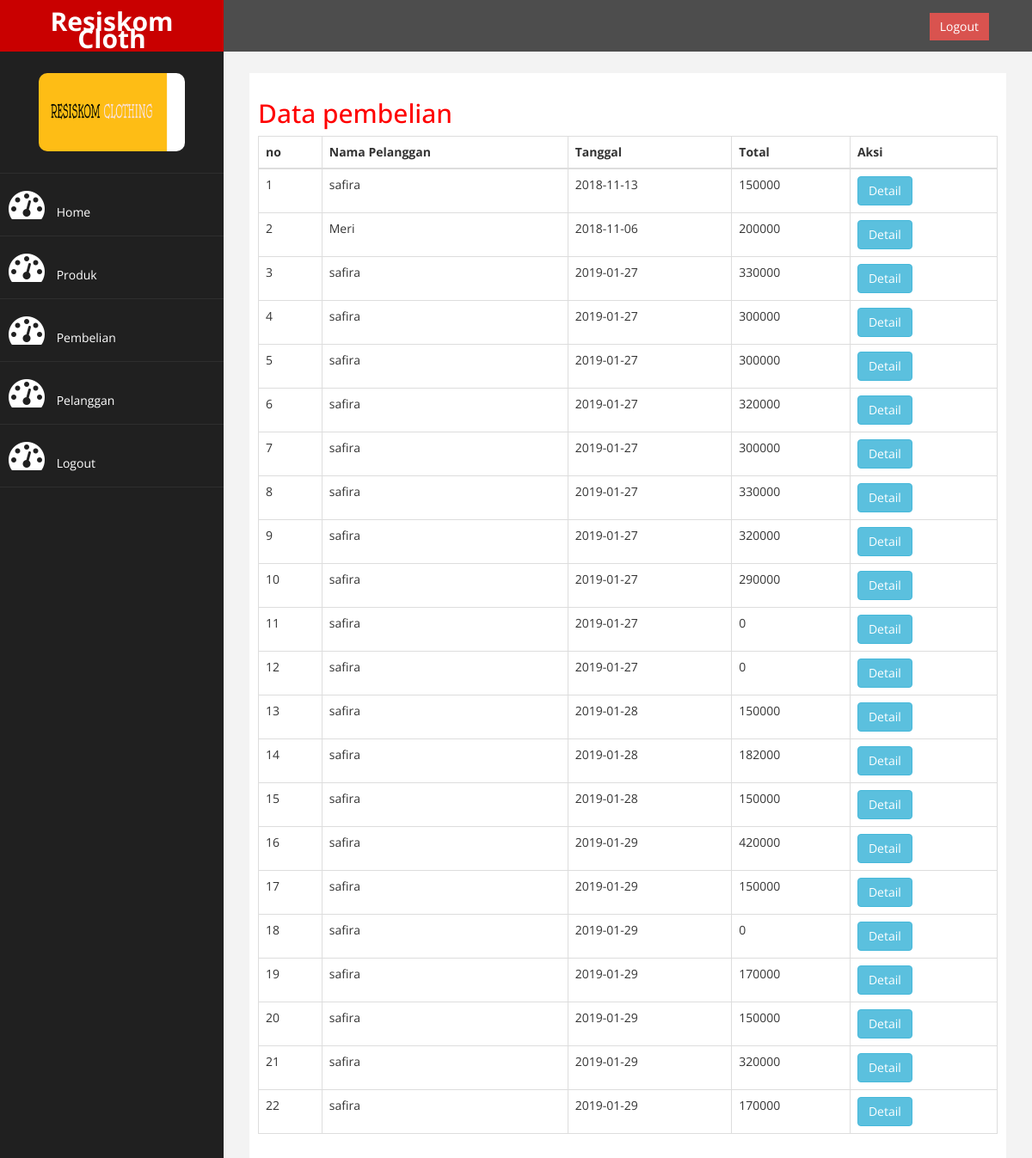
Page /admin/index.php?halaman=pembelian (signed in) on the committed database.
### tables this page shows
CREATE TABLE `pembelian` (
  `id_pembelian` int(11) NOT NULL,
  `id_pelanggan` int(11) NOT NULL,
  `id_ongkir` int(11) NOT NULL,
  `tanggal_pembelian` date NOT NULL,
  `total_pembelian` int(11) NOT NULL,
  `nama_kota` varchar(100) NOT NULL,
  `tarif` int(11) NOT NULL,
  `alamt_pengiriman` text NOT NULL
);

CREATE TABLE `pelanggan` (
  `id_pelanggan` int(11) NOT NULL,
  `email_pelanggan` varchar(100) NOT NULL,
  `password_pelanggan` varchar(50) NOT NULL,
  `nama_pelanggan` varchar(100) NOT NULL,
  `telepon_pelanggan` varchar(25) NOT NULL,
  `alamt_pelanggan` text NOT NULL
);

### admin/pembelian.php (the view)
<h2>Data pembelian</h2>
<table class="table table-bordered">
	<thead>
		<tr>
			<th>no</th>
			<th>Nama Pelanggan</th>
			<th>Tanggal</th>
			<th>Total</th>
			<th>Aksi</th>
		</tr>
	</thead>
	<tbody>
		<?php $nomor = 1; ?>
		<?php $ambil = $koneksi->query("SELECT * FROM pembelian JOIN pelanggan ON pembelian.id_pelanggan=pelanggan.id_pelanggan"); ?>
		<?php while ($pecah = $ambil->fetch_assoc()) { ?>
			<tr>
				<td><?php echo $nomor; ?></td>
				<td><?php echo $pecah['nama_pelanggan']; ?></td>
				<td><?php echo $pecah['tanggal_pembelian']; ?></td>
				<td><?php echo $pecah['total_pembelian']; ?></td>
				<td>
					<a href="index.php?halaman=detail&id=<?php echo $pecah['id_pembelian']; ?>" class="btn btn-info">Detail</a>
				</td>
			</tr>
			<?php $nomor++; ?>
		<?php } ?>
	</tbody>
</table>

### admin/assets/css/custom.css (style rules this page uses)
body { font-family: 'Open Sans', sans-serif; }
h2 { color: #f00; }

### rows in the picture
pembelian: id_pelanggan.nama_pelanggan "safira", tanggal_pembelian "2018-11-13", total_pembelian "150000"
pembelian: id_pelanggan.nama_pelanggan "Meri", tanggal_pembelian "2018-11-06", total_pembelian "200000"
pembelian: id_pelanggan.nama_pelanggan "safira", tanggal_pembelian "2019-01-27", total_pembelian "330000"
pembelian: id_pelanggan.nama_pelanggan "safira", tanggal_pembelian "2019-01-27", total_pembelian "300000"
pembelian: id_pelanggan.nama_pelanggan "safira", tanggal_pembelian "2019-01-27", total_pembelian "300000"
pembelian: id_pelanggan.nama_pelanggan "safira", tanggal_pembelian "2019-01-27", total_pembelian "320000"
pembelian: id_pelanggan.nama_pelanggan "safira", tanggal_pembelian "2019-01-27", total_pembelian "300000"
pembelian: id_pelanggan.nama_pelanggan "safira", tanggal_pembelian "2019-01-27", total_pembelian "330000"
pembelian: id_pelanggan.nama_pelanggan "safira", tanggal_pembelian "2019-01-27", total_pembelian "320000"
pembelian: id_pelanggan.nama_pelanggan "safira", tanggal_pembelian "2019-01-27", total_pembelian "290000"
pembelian: id_pelanggan.nama_pelanggan "safira", tanggal_pembelian "2019-01-27", total_pembelian "0"
pembelian: id_pelanggan.nama_pelanggan "safira", tanggal_pembelian "2019-01-27", total_pembelian "0"
pembelian: id_pelanggan.nama_pelanggan "safira", tanggal_pembelian "2019-01-28", total_pembelian "150000"
pembelian: id_pelanggan.nama_pelanggan "safira", tanggal_pembelian "2019-01-28", total_pembelian "182000"
pembelian: id_pelanggan.nama_pelanggan "safira", tanggal_pembelian "2019-01-28", total_pembelian "150000"
pembelian: id_pelanggan.nama_pelanggan "safira", tanggal_pembelian "2019-01-29", total_pembelian "420000"
pembelian: id_pelanggan.nama_pelanggan "safira", tanggal_pembelian "2019-01-29", total_pembelian "150000"
pembelian: id_pelanggan.nama_pelanggan "safira", tanggal_pembelian "2019-01-29", total_pembelian "0"
pembelian: id_pelanggan.nama_pelanggan "safira", tanggal_pembelian "2019-01-29", total_pembelian "170000"
pembelian: id_pelanggan.nama_pelanggan "safira", tanggal_pembelian "2019-01-29", total_pembelian "150000"
pembelian: id_pelanggan.nama_pelanggan "safira", tanggal_pembelian "2019-01-29", total_pembelian "320000"
pembelian: id_pelanggan.nama_pelanggan "safira", tanggal_pembelian "2019-01-29", total_pembelian "170000"
